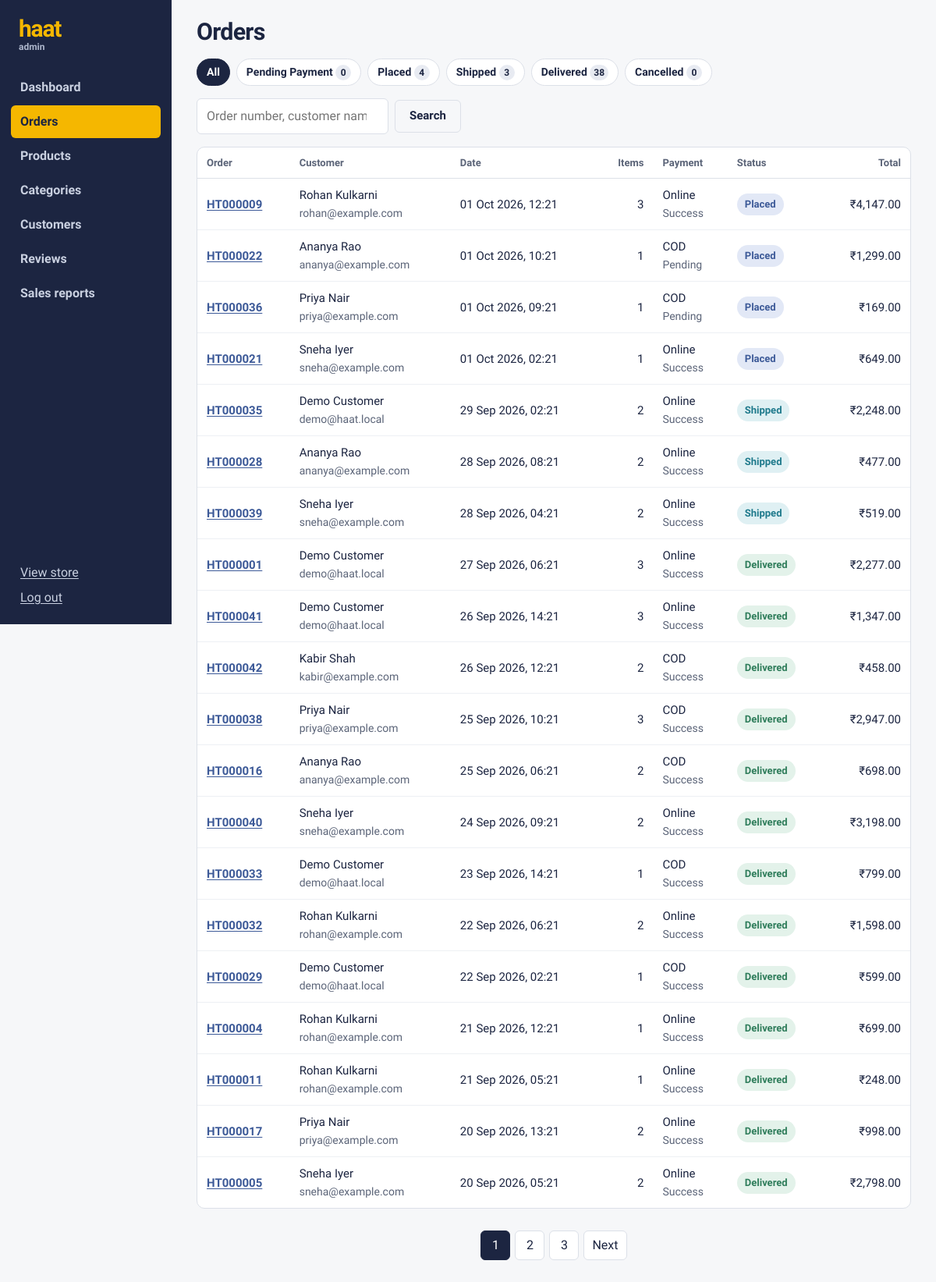
Page /admin/orders (signed in) on the committed database.
### models.py (models this page shows, shortened)
class Order(db.Model):
    __tablename__ = "orders"
    STATUSES = ["Pending Payment", "Placed", "Shipped", "Delivered", "Cancelled"]
    order_id = db.Column(db.Integer, primary_key=True)
    user_id = db.Column(db.Integer, db.ForeignKey("users.user_id"), nullable=False)
    order_date = db.Column(db.DateTime, default=now, index=True)
    status = db.Column(db.String(20), nullable=False, default="Pending Payment")
    total_amount = db.Column(db.Numeric(10, 2), nullable=False)
    subtotal = db.Column(db.Numeric(10, 2), nullable=False)
    shipping_fee = db.Column(db.Numeric(10, 2), nullable=False, default=0)
    payment_method = db.Column(db.String(30), nullable=False)   # Online | COD
    ship_name = db.Column(db.String(100), nullable=False)
    ship_phone = db.Column(db.String(15), nullable=False)
    ship_address = db.Column(db.String(255), nullable=False)
    ship_city = db.Column(db.String(60), nullable=False)
    ship_pincode = db.Column(db.String(10), nullable=False)
    shipped_at = db.Column(db.DateTime)
    delivered_at = db.Column(db.DateTime)
    cancelled_at = db.Column(db.DateTime)
    items = db.relationship("OrderItem", backref="order", cascade="all, delete-orphan")
    payments = db.relationship("Payment", backref="order", cascade="all, delete-orphan",
                               order_by="Payment.payment_id")
    @property
    def number(self):
        return f"HT{self.order_id:06d}"
    @property
    def payment(self):
        return self.payments[-1] if self.payments else None
    @property
    def item_count(self):
        return sum(i.quantity for i in self.items)

class User(UserMixin, db.Model):
    __tablename__ = "users"
    user_id = db.Column(db.Integer, primary_key=True)
    name = db.Column(db.String(100), nullable=False)
    email = db.Column(db.String(100), unique=True, nullable=False, index=True)
    password = db.Column(db.String(255), nullable=False)
    phone = db.Column(db.String(15))
    role = db.Column(db.String(15), nullable=False, default="customer")   # customer | admin
    status = db.Column(db.String(20), nullable=False, default="active")   # active | blocked
    created_at = db.Column(db.DateTime, default=now)
    orders = db.relationship("Order", backref="user", lazy="dynamic")
    @property
    def is_admin(self):
        return self.role == "admin"
    @property
    def is_active(self):
        return self.status == "active"

class OrderItem(db.Model):
    __tablename__ = "order_items"
    item_id = db.Column(db.Integer, primary_key=True)
    order_id = db.Column(db.Integer, db.ForeignKey("orders.order_id"), nullable=False)
    product_id = db.Column(db.Integer, db.ForeignKey("products.product_id"), nullable=False)
    quantity = db.Column(db.Integer, nullable=False)
    unit_price = db.Column(db.Numeric(10, 2), nullable=False)
    product = db.relationship("Product")

class Payment(db.Model):
    __tablename__ = "payments"
    payment_id = db.Column(db.Integer, primary_key=True)
    order_id = db.Column(db.Integer, db.ForeignKey("orders.order_id"), nullable=False)
    amount = db.Column(db.Numeric(10, 2), nullable=False)
    method = db.Column(db.String(30), nullable=False)          # Razorpay | Demo | COD
    status = db.Column(db.String(20), nullable=False, default="Created")
    gateway_order_id = db.Column(db.String(64))
    gateway_payment_id = db.Column(db.String(64))
    created_at = db.Column(db.DateTime, default=now)
    paid_at = db.Column(db.DateTime)

### modules/admin.py (the view)
@bp.route("/orders")
def orders():
    status = request.args.get("status")
    q = request.args.get("q", "").strip()
    query = Order.query.join(User, User.user_id == Order.user_id)
    if status in Order.STATUSES:
        query = query.filter(Order.status == status)
    if q:
        digits = "".join(ch for ch in q if ch.isdigit())
        conds = [User.name.ilike(f"%{q}%"), User.email.ilike(f"%{q}%")]
        if digits:
            conds.append(Order.order_id == int(digits))
        query = query.filter(or_(*conds))
    pagination = query.order_by(Order.order_date.desc()).paginate(
        page=request.args.get("page", 1, type=int), per_page=20, error_out=False)
    counts = dict(db.session.query(Order.status, func.count(Order.order_id)).group_by(Order.status).all())
    return render_template("admin/orders.html", pagination=pagination, status=status, q=q,
                           counts=counts)

### app.py (called while the page is built)
@login_manager.user_loader
def load_user(user_id):
    user = db.session.get(User, int(user_id))
    return user if user and user.is_active else None

def _csrf_token():
    if "_csrf" not in session:
        session["_csrf"] = secrets.token_hex(16)
    return session["_csrf"]

def _register_middleware(app):
    @app.before_request
    def csrf_protect():
        if request.method == "POST" and app.config.get("CSRF_ENABLED", True):
            token = request.form.get("csrf_token") or request.headers.get("X-CSRF-Token")
            if not token or token != session.get("_csrf"):
                app.logger.warning("CSRF check failed on %s", request.path)
                abort(400, description="Your session expired. Reload the page and try again.")
    @app.after_request
    def log_request(response):
        if not request.path.startswith("/static"):
            app.logger.debug("%s %s -> %s", request.method, request.path, response.status_code)
        return response

def _register_template_helpers(app):
    app.jinja_env.globals.update(csrf_token=_csrf_token, page_url=page_url, tile_colour=tile_colour)
    app.jinja_env.filters["money"] = money
    @app.context_processor
    def inject_globals():
        cart_count, wish_ids = 0, set()
        if current_user.is_authenticated:
            cart_count = (db.session.query(db.func.coalesce(db.func.sum(CartItem.quantity), 0))
                          .filter(CartItem.user_id == current_user.user_id).scalar())
            wish_ids = {w.product_id for w in
                        WishlistItem.query.filter_by(user_id=current_user.user_id)}
        return {
            "store_name": app.config["STORE_NAME"],
            "nav_categories": Category.query.order_by(Category.category_name).all(),
            "cart_count": cart_count,
            "wish_ids": wish_ids,
        }

### modules/admin.py (called while the page is built)
@bp.before_request
@admin_required
def guard():
    return None

### utils/helpers.py (called while the page is built)
def _indian_grouping(whole: str) -> str:
    if len(whole) <= 3:
        return whole
    last3, rest = whole[-3:], whole[:-3]
    groups = []
    while len(rest) > 2:
        groups.insert(0, rest[-2:])
        rest = rest[:-2]
    if rest:
        groups.insert(0, rest)
    return ",".join(groups + [last3])

def money(value, symbol="₹"):
    d = Decimal(str(value or 0)).quantize(Decimal("0.01"))
    sign = "-" if d < 0 else ""
    whole, frac = f"{abs(d):.2f}".split(".")
    return f"{sign}{symbol}{_indian_grouping(whole)}.{frac}"

### templates/admin/orders.html (shortened to what this page needs)
{% extends "admin/layout.html" %}
{% import "partials/macros.html" as m with context %}
{% block admin %}
<div class="admin-head"><h1>Orders</h1></div>
<nav class="chips" aria-label="Filter by status">
  <a href="{{ url_for('admin.orders', q=q or None) }}" class="{{ 'on' if not status }}">All</a>
  {% for s in ['Pending Payment','Placed','Shipped','Delivered','Cancelled'] %}
    <a href="{{ url_for('admin.orders', status=s, q=q or None) }}" class="{{ 'on' if status == s }}">{{ s }} <span class="count">{{ counts.get(s, 0) }}</span></a>
  {% endfor %}
</nav>
<form method="get" class="toolbar">
  <input id="oq" name="q" type="search" placeholder="Order number, customer name or email" value="{{ q }}">
  <button class="btn btn-ghost" type="submit">Search</button>
</form>
<div class="panel flush">
<table class="table">
  <thead><tr><th>Order</th><th>Customer</th><th>Date</th><th class="num">Items</th><th>Payment</th><th>Status</th><th class="num">Total</th></tr></thead>
  <tbody>
  {% for o in pagination.items %}
    <tr><td><a href="{{ url_for('admin.order_detail', order_id=o.order_id) }}"><b>{{ o.number }}</b></a></td>
      <td>{{ o.user.name }}<br><span class="muted small">{{ o.user.email }}</span></td>
      <td>{{ o.order_date.strftime('%d %b %Y, %H:%M') }}</td>
      <td class="num">{{ o.item_count }}</td>
      <td>{{ o.payment_method }}<br><span class="muted small">{{ o.payment.status if o.payment else '' }}</span></td>
      <td>{{ m.status(o.status) }}</td>
      <td class="num">{{ o.total_amount|money }}</td></tr>
  {% else %}<tr><td colspan="7" class="muted">No orders match.</td></tr>{% endfor %}
  </tbody>
</table>
</div>
{{ m.pager(pagination) }}
{% endblock %}

### templates/partials/macros.html (shortened to what this page needs)
{% macro status(s) -%}
<span class="status status-{{ s|lower|replace(' ', '-') }}">{{ s }}</span>
{%- endmacro %}
{% macro pager(pagination) -%}
{% if pagination.pages > 1 %}
<nav class="pager" aria-label="Pages">
  {% for n in pagination.iter_pages(left_edge=1, right_edge=1, left_current=2, right_current=2) %}
    {% if n %}
      {% if n == pagination.page %}<span class="on" aria-current="page">{{ n }}</span>
      {% else %}<a href="{{ page_url(n) }}">{{ n }}</a>{% endif %}
    {% else %}<span class="gap">…</span>{% endif %}
  {% endfor %}
  {% if pagination.has_next %}<a href="{{ page_url(pagination.next_num) }}">Next</a>{% endif %}
</nav>
{% endif %}
{%- endmacro %}

### static/css/style.css (style rules this page uses)
:root { --ink: #1C2541; --ink-2: #2B375E; --marigold: #F5B700; --marigold-2: #FFD24D; --paper: #F6F7F9; --white: #FFFFFF; --line: #DCE0E8; --muted: #5B6478; --leaf: #2F7D5B; --rose: #B8323F; --sky: #3D5A98; --display: "Bricolage Grotesque", "Segoe UI", system-ui, sans-serif; --body: "Source Sans 3", "Segoe UI", system-ui, -apple-system, sans-serif; --r-sm: 6px; --r: 10px; --r-lg: 18px; }
*, *::before, *::after { box-sizing: border-box; }
html { -webkit-text-size-adjust: 100%; }
body { margin: 0; font: 400 16px/1.5 var(--body); color: var(--ink); background: var(--paper); }
a { color: var(--sky); text-underline-offset: 2px; }
h1, h2, h3, h4 { font-family: var(--display); line-height: 1.15; margin: 0 0 .5em; letter-spacing: -.01em; }
.muted { color: var(--muted); }
.small { font-size: .875rem; }
.btn { white-space: nowrap; display: inline-flex; align-items: center; justify-content: center; gap: 6px; min-height: 42px; padding: 0 18px; border-radius: var(--r-sm); border: 1.5px solid transparent; font: 700 15px/1 var(--body); text-decoration: none; cursor: pointer; background: var(--white); color: var(--ink); transition: background .15s, border-color .15s; }
.btn-ghost { border-color: var(--line); background: transparent; }
.count { display: inline-grid; place-items: center; min-width: 20px; height: 20px; padding: 0 5px; border-radius: 10px; background: var(--marigold); color: var(--ink); font-size: 12px; font-weight: 700; }
.status { display: inline-block; padding: 4px 10px; border-radius: 20px; font-size: 13px; font-weight: 700; white-space: nowrap; background: #E8EBF2; }
.status-placed { background: #E2E8F6; color: var(--sky); }
.status-shipped { background: #DFF0F3; color: #1F7A8C; }
.status-delivered { background: #E3F2EA; color: var(--leaf); }
.pager { display: flex; flex-wrap: wrap; gap: 6px; justify-content: center; margin: 28px 0; }
.pager a, .pager span { min-width: 38px; height: 38px; padding: 0 10px; display: grid; place-items: center; border-radius: var(--r-sm); border: 1px solid var(--line); background: var(--white); text-decoration: none; color: var(--ink); }
.pager .on { background: var(--ink); color: var(--white); border-color: var(--ink); }
input[type=text], input[type=email], input[type=password], input[type=number], input[type=search], input[type=date], input:not([type]), select, textarea { width: 100%; padding: 10px 12px; border: 1.5px solid var(--line); border-radius: var(--r-sm); font: inherit; background: var(--white); color: var(--ink); }
.panel { background: var(--white); border: 1px solid var(--line); border-radius: var(--r); padding: 20px; margin-bottom: 16px; }
.panel.flush { padding: 0; overflow-x: auto; }
.chips { display: flex; flex-wrap: wrap; gap: 8px; margin: 8px 0 16px; }
.chips a { padding: 6px 12px; border-radius: 20px; border: 1px solid var(--line); background: var(--white); text-decoration: none; color: var(--ink); font-weight: 600; font-size: 14px; }
.chips a.on { background: var(--ink); color: var(--white); border-color: var(--ink); }
.chips .count { background: #E8EBF2; }
.admin-head { display: flex; justify-content: space-between; align-items: center; gap: 16px; margin-bottom: 16px; flex-wrap: wrap; }
.admin-head h1 { font-size: 1.9rem; font-weight: 800; letter-spacing: -.025em; margin: 0; }
.table { width: 100%; border-collapse: collapse; font-size: 15px; }
.table th { text-align: left; font-size: 13px; color: var(--muted); font-weight: 700; padding: 10px 12px; border-bottom: 1px solid var(--line); white-space: nowrap; }
.table td { padding: 10px 12px; border-bottom: 1px solid #EDF0F4; vertical-align: middle; }
.table tr:last-child td { border-bottom: 0; }
.table .num { text-align: right; }
.toolbar { display: flex; align-items: center; gap: 8px; margin-bottom: 16px; flex-wrap: wrap; }
.toolbar input, .toolbar select { width: auto; min-width: 200px; }

### rows in the picture
Order: status "Placed", get "4", number "HT000036", user.name "Priya Nair", user.email "priya@example.com", order_date "01 Oct 2026, 09:21", item_count "1", payment_method "COD", payment "Pending", total_amount "₹169.00"
Order: status "Delivered", get "38", number "HT000038", user.name "Priya Nair", user.email "priya@example.com", order_date "25 Sep 2026, 10:21", item_count "3", payment_method "COD", payment "Success", total_amount "₹2,947.00"
Order: number "HT000009", user.name "Rohan Kulkarni", user.email "rohan@example.com", order_date "01 Oct 2026, 12:21", item_count "3", payment_method "Online", payment "Success", status "Placed", total_amount "₹4,147.00"
Order: number "HT000022", user.name "Ananya Rao", user.email "ananya@example.com", order_date "01 Oct 2026, 10:21", item_count "1", payment_method "COD", payment "Pending", status "Placed", total_amount "₹1,299.00"
Order: number "HT000021", user.name "Sneha Iyer", user.email "sneha@example.com", order_date "01 Oct 2026, 02:21", item_count "1", payment_method "Online", payment "Success", status "Placed", total_amount "₹649.00"
Order: number "HT000035", user.name "Demo Customer", user.email "demo@haat.local", order_date "29 Sep 2026, 02:21", item_count "2", payment_method "Online", payment "Success", status "Shipped", total_amount "₹2,248.00"
Order: number "HT000028", user.name "Ananya Rao", user.email "ananya@example.com", order_date "28 Sep 2026, 08:21", item_count "2", payment_method "Online", payment "Success", status "Shipped", total_amount "₹477.00"
Order: number "HT000039", user.name "Sneha Iyer", user.email "sneha@example.com", order_date "28 Sep 2026, 04:21", item_count "2", payment_method "Online", payment "Success", status "Shipped", total_amount "₹519.00"
Order: number "HT000001", user.name "Demo Customer", user.email "demo@haat.local", order_date "27 Sep 2026, 06:21", item_count "3", payment_method "Online", payment "Success", status "Delivered", total_amount "₹2,277.00"
Order: number "HT000041", user.name "Demo Customer", user.email "demo@haat.local", order_date "26 Sep 2026, 14:21", item_count "3", payment_method "Online", payment "Success", status "Delivered", total_amount "₹1,347.00"
Order: number "HT000042", user.name "Kabir Shah", user.email "kabir@example.com", order_date "26 Sep 2026, 12:21", item_count "2", payment_method "COD", payment "Success", status "Delivered", total_amount "₹458.00"
Order: number "HT000016", user.name "Ananya Rao", user.email "ananya@example.com", order_date "25 Sep 2026, 06:21", item_count "2", payment_method "COD", payment "Success", status "Delivered", total_amount "₹698.00"
Order: number "HT000040", user.name "Sneha Iyer", user.email "sneha@example.com", order_date "24 Sep 2026, 09:21", item_count "2", payment_method "Online", payment "Success", status "Delivered", total_amount "₹3,198.00"
Order: number "HT000033", user.name "Demo Customer", user.email "demo@haat.local", order_date "23 Sep 2026, 14:21", item_count "1", payment_method "COD", payment "Success", status "Delivered", total_amount "₹799.00"
Order: number "HT000032", user.name "Rohan Kulkarni", user.email "rohan@example.com", order_date "22 Sep 2026, 06:21", item_count "2", payment_method "Online", payment "Success", status "Delivered", total_amount "₹1,598.00"
Order: number "HT000029", user.name "Demo Customer", user.email "demo@haat.local", order_date "22 Sep 2026, 02:21", item_count "1", payment_method "COD", payment "Success", status "Delivered", total_amount "₹599.00"
Order: number "HT000004", user.name "Rohan Kulkarni", user.email "rohan@example.com", order_date "21 Sep 2026, 12:21", item_count "1", payment_method "Online", payment "Success", status "Delivered", total_amount "₹699.00"
Order: number "HT000011", user.name "Rohan Kulkarni", user.email "rohan@example.com", order_date "21 Sep 2026, 05:21", item_count "1", payment_method "Online", payment "Success", status "Delivered", total_amount "₹248.00"
Order: number "HT000017", user.name "Priya Nair", user.email "priya@example.com", order_date "20 Sep 2026, 13:21", item_count "2", payment_method "Online", payment "Success", status "Delivered", total_amount "₹998.00"
Order: number "HT000005", user.name "Sneha Iyer", user.email "sneha@example.com", order_date "20 Sep 2026, 05:21", item_count "2", payment_method "Online", payment "Success", status "Delivered", total_amount "₹2,798.00"

### other values in the picture
{{ store_name|lower }} "haat"
{{ s }} "Pending Payment" "Shipped" "Cancelled"
{{ counts.get(s, 0) }} "0" "3" "0"
{{ n }} "1"
{{ n }} "2" "3"
